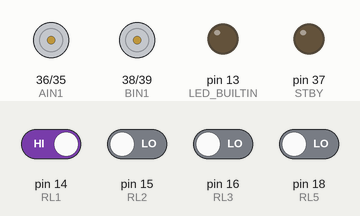
Recording of a sketch running on a simulated Arduino Mega 2560, built with avr-gcc and run on an emulated ATmega2560. Parts: motor-driver pin pairs drawn as motors (green arrow = first pin HIGH = forward, orange = second pin HIGH = backward, longer = more drive, scaled by the enable pin, stopped while the standby pin is LOW), output pins drawn as LEDs (lit = HIGH). Inputs (shaded band) come from the test bench; at power-on: pin 14 (RL1) HIGH, pin 15 (RL2), pin 16 (RL3), pin 18 (RL5) LOW.

Above: at 3.8 s.
3.9 s: pin 14 (RL1) driven LOW and pin 16 (RL3) driven HIGH
At 4.6 s:
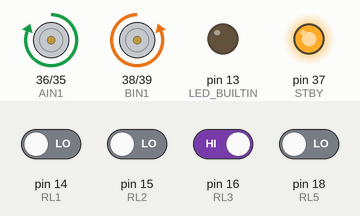
Timing chart, 0 to 6.9 s (numbered marks = the images above; inputs shaded):
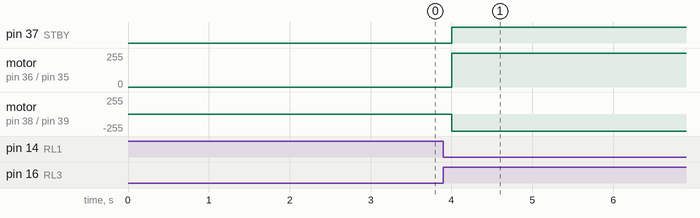

Measured:
- after the input at 3.9 s, pin 37 (STBY): LOW → HIGH after 0.10 s; motor on pin 36 (AIN1) / pin 35 (AIN2): stopped → forward 255/255 after 0.10 s; motor on pin 38 (BIN1) / pin 39 (BIN2): stopped → backward 255/255 after 0.10 s

The sketch:

mega.ino
```cpp
#define RL1 14
#define RL2 15
#define RL3 16
#define RL4 17
#define RL5 18

int PWMA=34;
int AIN2=35;
int AIN1=36;
int STBY=37;
int BIN1=38;
int BIN2=39;
int PWMB=40;
void setup() {
    Serial.begin(9600);

    pinMode(RL1, INPUT);
    pinMode(RL2, INPUT);
    pinMode(RL3, INPUT);
    pinMode(RL4, INPUT);
    pinMode(RL5, INPUT);

    pinMode(PWMA, OUTPUT);
    pinMode(PWMB, OUTPUT);
    pinMode(AIN2, OUTPUT);
    pinMode(AIN1, OUTPUT);
    pinMode(BIN2, OUTPUT);
    pinMode(BIN1, OUTPUT);
    pinMode(STBY, OUTPUT);     // stand by
    pinMode(LED_BUILTIN, OUTPUT);

}

void loop() {
        digitalWrite(LED_BUILTIN, LOW);
        delay(1000);// turn the LED on (HIGH is the voltage level)
    if (digitalRead(RL3) == HIGH && (digitalRead(RL1) == LOW && digitalRead(RL5) == LOW)) {
        analogWrite(PWMA, 255); // Right wheel
        analogWrite(PWMB, 255); // Right wheel
        digitalWrite(STBY, HIGH);
        digitalWrite(AIN1, HIGH);
        digitalWrite(AIN2, LOW);
        digitalWrite(BIN2, HIGH);
        digitalWrite(BIN1, LOW);
        if(digitalRead(RL1) == HIGH || digitalRead(RL5) == HIGH) {
            analogWrite(PWMA, 0);
            analogWrite(PWMB, 0);
            digitalWrite(STBY, LOW);
        }
    }

    if (digitalRead(RL1) == HIGH && digitalRead(RL2) == HIGH && digitalRead(RL3) == HIGH && digitalRead(RL4) == HIGH && digitalRead(RL5) == HIGH) {
        analogWrite(PWMA, 0);
        analogWrite(PWMB, 0);
        digitalWrite(STBY, LOW);
    }

   }
```
